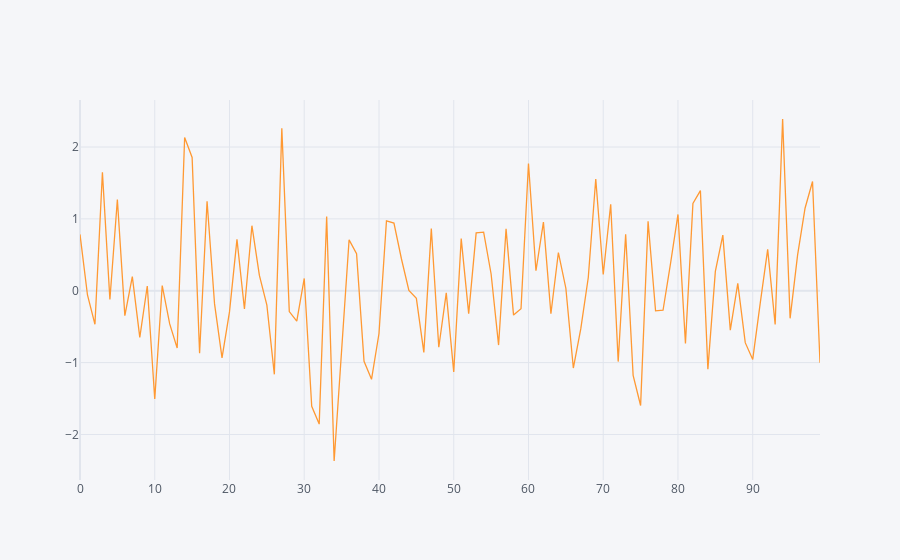

The cell this chart's notebook holds for it:
### Code cell
df[["A"]].iplot()

### Figure 1 — Plotly figure (JSON) as saved in the notebook; plotly's stock layout.template omitted (floating-point values rounded to 4 significant figures)
{"data": [{"line": {"color": "rgba(255, 153, 51, 1.0)", "dash": "solid", "shape": "linear", "width": 1.3}, "mode": "lines", "name": "A", "text": "", "type": "scatter", "x": [0, 1, 2, 3, 4, 5, 6, 7, 8, 9, 10, 11, 12, 13, 14, 15, 16, 17, 18, 19, 20, 21, 22, 23, 24, 25, 26, 27, 28, 29, 30, 31, 32, 33, 34, 35, 36, 37, 38, 39, 40, 41, 42, 43, 44, 45, 46, 47, 48, 49, 50, 51, 52, 53, 54, 55, 56, 57, 58, 59, 60, 61, 62, 63, 64, 65, 66, 67, 68, 69, 70, 71, 72, 73, 74, 75, 76, 77, 78, 79, 80, 81, 82, 83, 84, 85, 86, 87, 88, 89, 90, 91, 92, 93, 94, 95, 96, 97, 98, 99], "y": [0.784, -0.05898, -0.4677, 1.648, -0.1214, 1.271, -0.3459, 0.1968, -0.6483, 0.06625, -1.508, 0.071, -0.4624, -0.7983, 2.133, 1.855, -0.8688, 1.245, -0.1834, -0.9334, -0.2944, 0.714, -0.2535, 0.9049, 0.2128, -0.2006, -1.163, 2.262, -0.2908, -0.4242, 0.1707, -1.608, -1.856, 1.032, -2.37, -0.8275, 0.7086, 0.5152, -0.9827, -1.233, -0.5948, 0.9723, 0.9409, 0.4453, 0.003004, -0.1051, -0.8574, 0.8667, -0.7867, -0.02975, -1.129, 0.7253, -0.3177, 0.8054, 0.815, 0.2332, -0.7561, 0.8615, -0.3388, -0.251, 1.772, 0.2781, 0.9549, -0.3204, 0.5316, 0.0347, -1.076, -0.5276, 0.1836, 1.556, 0.2278, 1.204, -0.986, 0.7863, -1.179, -1.598, 0.9676, -0.2806, -0.2719, 0.3775, 1.062, -0.7335, 1.216, 1.394, -1.091, 0.2695, 0.7746, -0.5486, 0.1021, -0.7225, -0.9556, -0.1756, 0.5754, -0.4695, 2.39, -0.3843, 0.4954, 1.148, 1.52, -1.003]}], "layout": {"legend": {"bgcolor": "#F5F6F9", "font": {"color": "#4D5663"}}, "paper_bgcolor": "#F5F6F9", "plot_bgcolor": "#F5F6F9", "title": {"font": {"color": "#4D5663"}}, "xaxis": {"gridcolor": "#E1E5ED", "showgrid": true, "tickfont": {"color": "#4D5663"}, "title": {"font": {"color": "#4D5663"}, "text": ""}, "zerolinecolor": "#E1E5ED"}, "yaxis": {"gridcolor": "#E1E5ED", "showgrid": true, "tickfont": {"color": "#4D5663"}, "title": {"font": {"color": "#4D5663"}, "text": ""}, "zerolinecolor": "#E1E5ED"}}}
